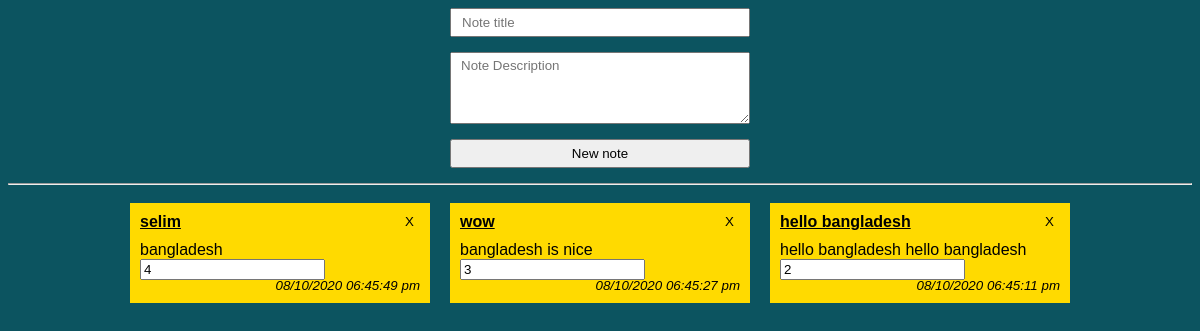
Screenshot of /15_notes_with_mysql/index.php with the database file from the repository.
### tables this page shows
CREATE TABLE IF NOT EXISTS `notes` (
  `id` int(11) NOT NULL AUTO_INCREMENT,
  `title` varchar(255) NOT NULL,
  `description` varchar(255) NOT NULL,
  `create_date` datetime NOT NULL,
  PRIMARY KEY (`id`)
);

### 15_notes_with_mysql/pdo.php (called while the page is built, shortened)
<?php
class Connection
{
    public $pdo = null;
    public function __construct()
    {
        try {
            $this->pdo = new PDO('mysql:server=localhost;dbname=notes_20', 'root', '');
            $this->pdo->setAttribute(PDO::ATTR_ERRMODE, PDO::ERRMODE_EXCEPTION);
        } catch (PDOException $exception) {
            echo "ERROR: " . $exception->getMessage();
        }
    }
    public function getNotes()
    {
        $statement = $this->pdo->prepare("SELECT * FROM notes ORDER BY create_date DESC");
        $statement->execute();
        return $statement->fetchAll(PDO::FETCH_ASSOC);
    }
}
return new Connection();

### 15_notes_with_mysql/index.php (the view, shortened to what this page needs)
<?php
$connection = require_once 'pdo.php';
$notes = $connection->getNotes();
$currentNote = [
    'id' => '',
    'title' => '',
    'description' => ''
];
?>
<!DOCTYPE html>
<html lang="en">
<head>
    <link rel="stylesheet" href="app.css">
</head>
<body>
<div>
    <form class="new-note" action="create.php" method="post">
        <input type="text" name="title" placeholder="Note title" autocomplete="off"
               value="<?php echo $currentNote['title'] ?>" required>
        <textarea name="description" cols="30" rows="4" required
                  placeholder="Note Description"><?php echo $currentNote['description'] ?></textarea>
        <button>
            <?php if ($currentNote['id']): ?>
                Update
            <?php else: ?>
                New note
            <?php endif ?>
        </button>
    </form>
    <hr>
    <div class="notes">
        <?php foreach ($notes as $note): ?>
            <div class="note">
                <div class="title">
                    <a href="?id=<?php echo $note['id'] ?>">
                        <?php echo $note['title'] ?>
                    </a>
                </div>
                <div class="description">
                    <?php echo $note['description'] ?>
                </div>
                <small><?php echo date('d/m/Y h:i:s a', strtotime($note['create_date'])) ?></small>
                <form action="delete.php" method="post">
                    <input type="text" name="id" value="<?php echo $note['id'] ?>">
                    <button class="close">X</button>
                </form>
            </div>
        <?php endforeach; ?>
    </div>
</div>
</body>
</html>

### 15_notes_with_mysql/app.css (style rules this page uses)
* { box-sizing: border-box; }
body { font-family: Arial; background-color: #0c5460; }
.new-note { width: 300px; margin: 0 auto; }
.new-note input, .new-note textarea, .new-note button { font-family: Arial; padding: 5px 10px; display: block; width: 100%; margin-bottom: 15px; }
.notes { display: flex; flex-wrap: wrap; justify-content: center; }
.note { background-color: #ffda00; color: black; width: 300px; display: inline-block; margin: 10px; padding: 10px; position: relative; min-height: 100px; }
.note .title { margin-bottom: 10px; font-weight: bold; }
.note .title a { color: black; }
.note .close { position: absolute; right: 10px; top: 10px; background-color: transparent; border: none; }
.note small { position: absolute; bottom: 10px; right: 10px; margin-top: 10px; display: block; text-align: right; font-style: italic; }

### rows the page displays
notes: title "selim", description "bangladesh", create_date "08/10/2020 06:45:49 pm", id "4"
notes: title "wow", description "bangladesh is nice", create_date "08/10/2020 06:45:27 pm", id "3"
notes: title "hello bangladesh", description "hello bangladesh hello bangladesh", create_date "08/10/2020 06:45:11 pm", id "2"
